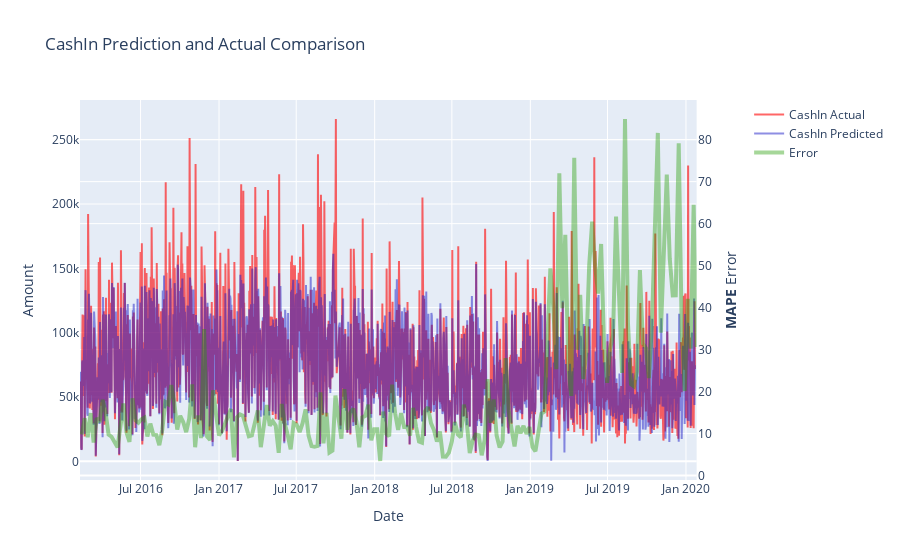

Here is the notebook cell this chart was saved with:
### Code cell
draw_model_error(nn_model, get_input_sets(feature_set[feature_set.columns[2:]]), feature_set[TARGET])

### Figure 1 — Plotly figure (JSON) as saved in the notebook; plotly's stock layout.template omitted (floating-point values rounded to 4 significant figures; data arrays with more than 128 entries replaced by an {"elided": "..."} marker saying what was removed)
{"data": [{"line": {"color": "rgba(255,0,0,0.6)"}, "name": "CashIn Actual", "type": "scatter", "x": {"elided": "1443 str values"}, "xaxis": "x", "y": {"elided": "1443 float values"}, "yaxis": "y"}, {"line": {"color": "rgba(30,30,200,0.5)"}, "name": "CashIn Predicted", "type": "scatter", "x": {"elided": "1443 str values"}, "xaxis": "x", "y": {"elided": "1443 float values"}, "yaxis": "y"}, {"line": {"color": "rgba(34, 155, 0, 0.4)", "width": 4}, "name": "Error", "type": "scatter", "x": {"elided": "207 str values"}, "xaxis": "x", "y": {"elided": "207 float values"}, "yaxis": "y2"}], "layout": {"title": {"text": "CashIn Prediction and Actual Comparison"}, "xaxis": {"anchor": "y", "domain": [0, 0.94], "title": {"text": "Date"}}, "yaxis": {"anchor": "x", "domain": [0, 1], "title": {"text": "Amount"}}, "yaxis2": {"anchor": "x", "overlaying": "y", "side": "right", "title": {"text": "<b>MAPE</b> Error"}}}}
